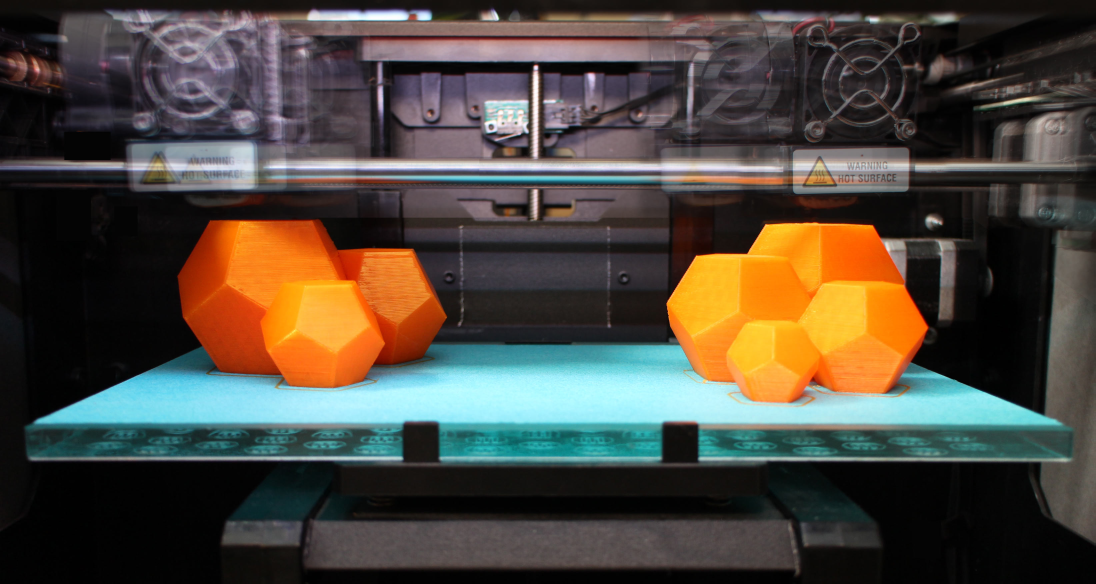
#> input picture src/$5t4i9piv5b.jpeg, 3286 x 1752 px, given in place of the camera (shown at 1/3 size)
$ python camera.py   (older library calls are emulated)
#> lines starting #> are read from the running program, lines starting #| are printed output that depends on the picture; after the words box and inside, x2 and y2 are one past the last pixel; in counts of white or black regions, pixels touching at a corner belong together
### src/centroid.py
import numpy as np
def getCentroid(points = []):
    sumX = 0
    sumY = 0
    for i in points:

            sumX += i[0][0]
            sumY += i[0][1]

    return (int(sumX/len(points)),int(sumY/len(points)))

def getdistance(pontoA=[0,0],pontoB =[0,0]):

        difX = pontoA[0] - pontoB[0]
        difY = pontoA[1] - pontoB[1]
        return(difX**2+difY**2)**(1/2)

def getalldistance(centroids = []):
        matrixdistances = np.zeros((len(centroids),len(centroids)), dtype=np.int)
        for i in  range(len(centroids)):
                for j in range(len(centroids)):
                        # print (centroids[j])
                        if (centroids[i] != None) and (centroids[j] != None):
                                distance = 0
                                distance = getdistance(centroids[i],centroids[j])

                                matrixdistances[i][j] = distance

        # aqui ja tem se a maatrix de pontos
        #começando do ponto 0 encontrar o menor caminho
        #numero de arestas = n-1, onde n é o len de centroids
        n = (len(centroids))

        indice = 0 #vairavel das linhas
        caminho = []

        for i in range(n): # variavel das colunas
                minimo = 10000 #valor aleatorio
                dist = matrixdistances[indice][i]

                if(i!=indice):
                        print("dist = ", end = " ")
                        print(dist)
                        if(dist < minimo):
                                        minimo = dist
                                        indice = i
                                        caminho.append(centroids[i])


        return caminho


### src/camera.py
import cv2
import numpy as np
import matplotlib.pyplot as plt
import mahotas
from centroid import *

cap = cv2.VideoCapture(0)

def regionOfInterst(image):
    height = image.shape[0]
    polygons = np.array([
        [(200,height),(1100,height),(550,250)]
    ])
    mask = np.zeros_like(image)
    print (mask)
    print (polygons)
    cv2.fillPoly(mask,polygons,255)
    maskedImage = cv2.bitwise_and(image,mask)
    return maskedImage

def escreve(img, texto, cor=(255,0,0)):
    fonte = cv2.FONT_HERSHEY_SIMPLEX
    cv2.putText(img, texto, (10,20), fonte, 0.5, cor, 0,
    cv2.LINE_AA)


while(True):
    # Capture frame-by-frame
    ret, frame = cap.read()
#> frame is the input picture: shape (1752, 3286, 3); mean B, G, R 62.9, 72.2, 78.4

    # Our operations on the frame come here
    gray = cv2.cvtColor(frame, cv2.COLOR_BGR2GRAY)
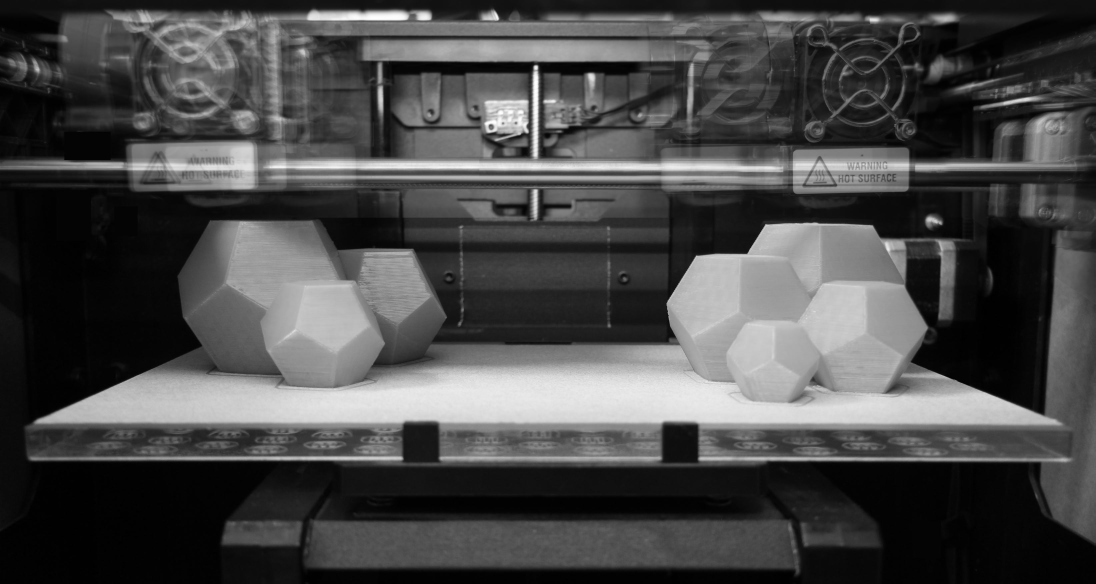
#> gray: shape (1752, 3286) (shown at 1/3 size); min 0, max 255, mean 73

    # Display the resulting frame

    blur = cv2.GaussianBlur(gray,(9,9),0)
    #blur = cv2.bilateralFilter(gray, 11, 77, 77)
    blur = cv2.medianBlur(gray, 15)
    T = mahotas.thresholding.otsu(blur)
#> T = 95
    bin = blur.copy()
    bin[bin > T] = 255
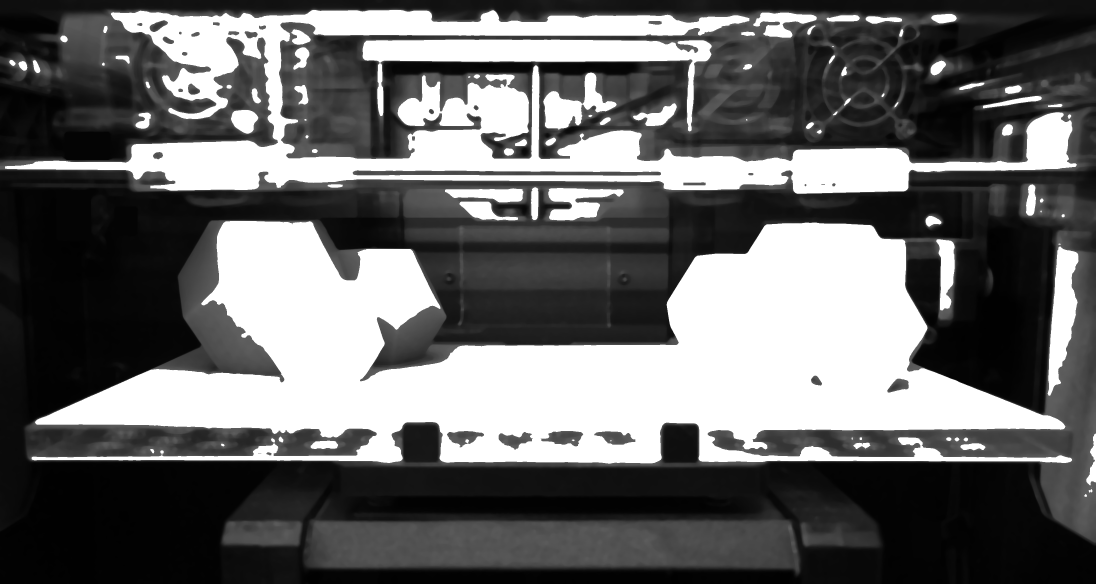
#> bin: shape (1752, 3286) (shown at 1/3 size); min 0, max 255, mean 103.4
    bin[bin < 255] = 0
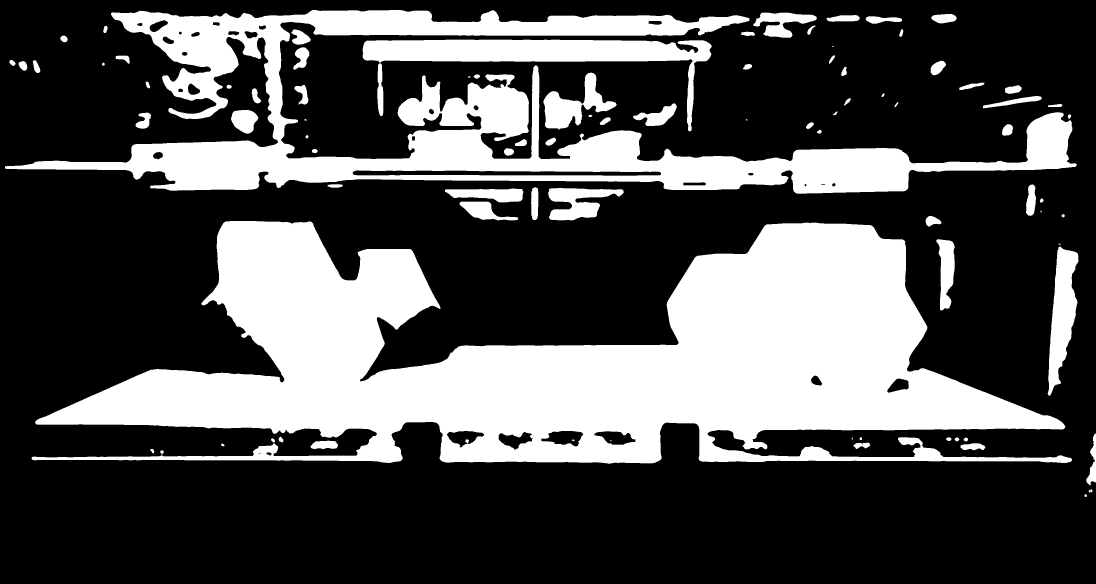
#> bin: shape (1752, 3286) (shown at 1/3 size); 31% white; 88 white regions (8 under 20 px), largest, box (x1, y1, x2, y2) and area: (95, 663, 3216, 1391) 1122171, (15, 30, 3230, 581) 473885, (1088, 119, 2135, 394) 67468
    bin = cv2.bitwise_not(bin)


    canny = cv2.Canny(bin,50,150)
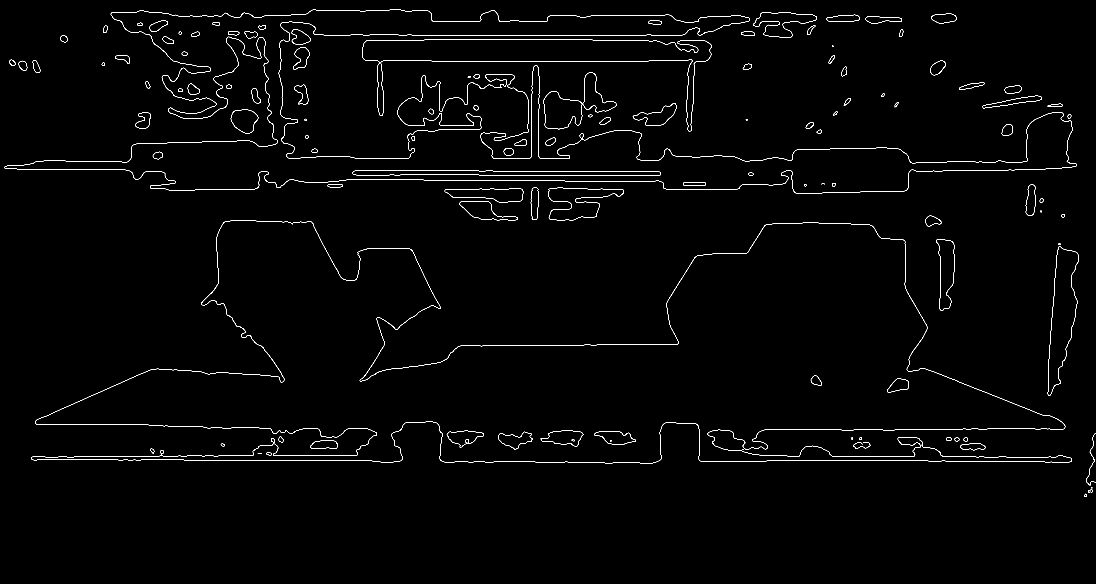
#> canny: shape (1752, 3286) (shown at 1/3 size); 0.88% white in thin lines or dots, all inside (x1, y1, x2, y2) = (14, 29, 3286, 1491)

    lx,objetos,lx = cv2.findContours(canny.copy(), cv2.RETR_EXTERNAL, cv2.CHAIN_APPROX_NONE)
#> lx = 100 rows, first 6: [1, -1, -1, -1], [2, 0, -1, -1], [3, 1, -1, -1], [4, 2, -1, -1], [5, 3, -1, -1], [6, 4, -1, -1]; objetos = 100 contours, 17 with area under 20; largest, box (x1, y1, x2, y2) and area: (14, 29, 3230, 581) 491484, (1087, 118, 2135, 394) 67485, (3142, 739, 3236, 1187) 22706, (1644, 563, 1871, 661) 12250, (2808, 717, 2864, 931) 7686
    #print(objetos)
    imgC2 = canny.copy()
    centroids = []
    for i in objetos:
        #print(getCentroid(i))
        centroid = getCentroid(i)
        cv2.circle(imgC2, centroid, 5, (0, 255, 0),2)
        centroids.append(centroid)
#> this loop made 100 passes
#> centroid on passes 1 to 12: (3256, 1486), (3271, 1472), (3275, 1463), (624, 1367), (778, 1360), (806, 1360), (2228, 1348), (456, 1352), (786, 1340), (667, 1334), (2918, 1339), (2585, 1335)
#> i on pass 32: [[878, 671], [878, 672]]
#> imgC2: shape (1752, 3286); 0.87% white in thin lines or dots, all inside (x1, y1, x2, y2) = (14, 29, 3286, 1490)
#> after the loop, centroids = 100 pairs, first value 36 to 3275, second value 54 to 1486
    path = getalldistance(centroids)
#> in getalldistance, `matrixdistances = np.zeros((len(centroids),len(centroids)), dtype=np.i..`: matrixdistances: shape (100, 100) int64; every value is 0
#> the loop in getalldistance, `for i in  range(len(centroids)):` made 100 passes
#> after the loop in getalldistance, `for i in  range(len(centroids)):`:
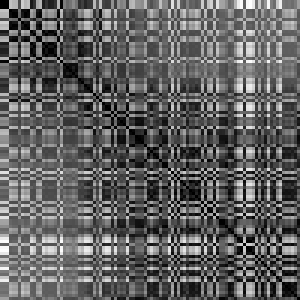
#> matrixdistances: shape (100, 100) int64 (shown 3 times larger); min 0, max 3480, mean 1335.4; drawn with min black and max white
#> the loop in getalldistance, `for i in range(n):` made 100 passes
#| 20
#| 9
#| 2652
#| 154
#| 28
#| 1422
#| 1772
#| 330
#> (further printed lines are left out)

    for i in range(0,len(path)-1):

        cv2.line(imgC2,path[i], path[i+1],(0,0,255),1,1)
#> this loop made 98 passes
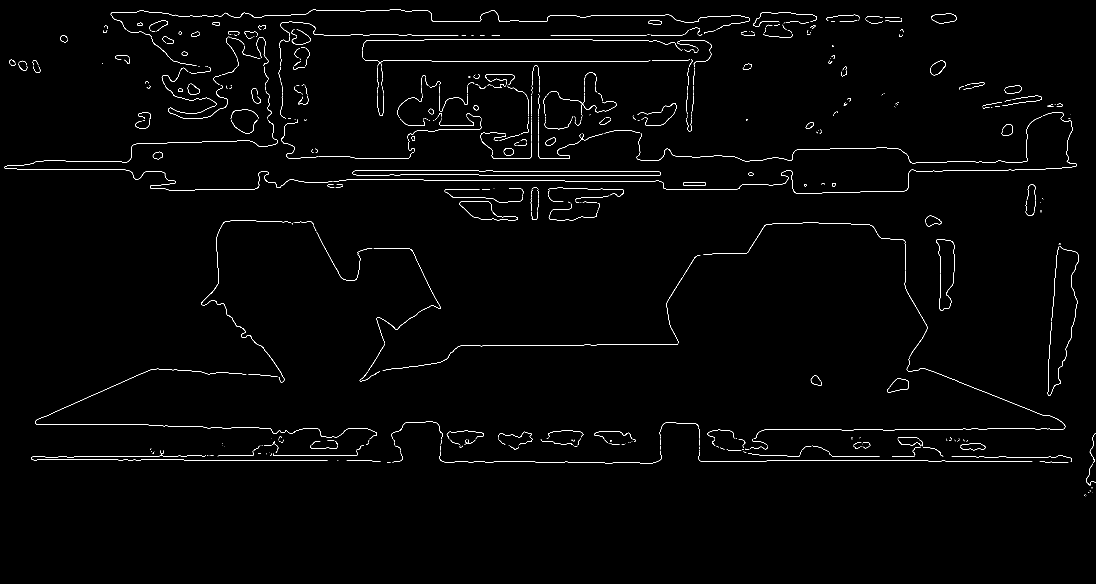
#> imgC2: shape (1752, 3286) (shown at 1/3 size); 0.84% white in thin lines or dots, all inside (x1, y1, x2, y2) = (14, 29, 3286, 1490)


    #cv2.imshow("Imagem Original", frame)
    cv2.drawContours(imgC2, objetos, -1, (255, 0, 0), 2)
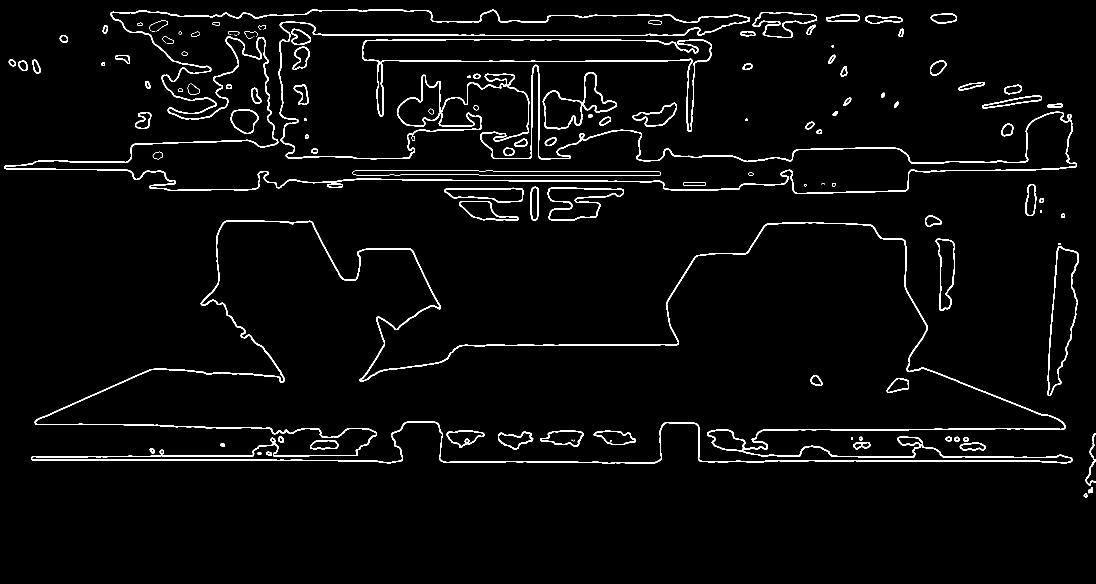
#> imgC2: shape (1752, 3286) (shown at 1/3 size); 2.7% white; 133 white regions (21 under 20 px), largest, box (x1, y1, x2, y2) and area: (13, 28, 3231, 582) 52263, (93, 661, 3217, 1392) 47087, (1086, 117, 2136, 395) 9758
    escreve(imgC2, str(len(objetos))+" objetos encontrados!")
    cv2.imshow("Resultado", imgC2)


    #cv2.imshow('frame',blur)q
    if cv2.waitKey(1) & 0xFF == ord('q'):
#> (key q is pressed here)
        break

# When everything done, release the capture
cap.release()
cv2.destroyAllWindows()
